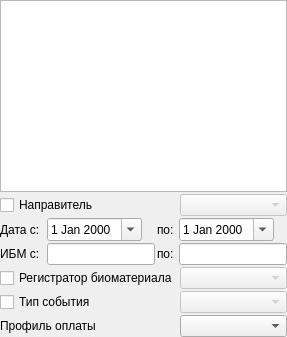
             <widget class="QWidget" name="pnlResultTissueTypePeriodEventType" native="true">
              <layout class="QGridLayout" name="gridLayout_10">
               <property name="margin">
                <number>0</number>
               </property>
               <property name="spacing">
                <number>2</number>
               </property>
               <item row="0" column="0" colspan="4">
                <widget class="CTableView" name="tblResultTissueType"/>
               </item>
               <item row="4" column="0">
                <widget class="QCheckBox" name="chkResultEventType">
                 <property name="sizePolicy">
                  <sizepolicy hsizetype="Maximum" vsizetype="Fixed">
                   <horstretch>0</horstretch>
                   <verstretch>0</verstretch>
                  </sizepolicy>
                 </property>
                 <property name="text">
                  <string>Тип события</string>
                 </property>
                </widget>
               </item>
               <item row="2" column="0" colspan="4">
                <widget class="QWidget" name="pnlResultPeriod" native="true">
                 <layout class="QGridLayout" name="gridLayout_14">
                  <property name="margin">
                   <number>0</number>
                  </property>
                  <property name="spacing">
                   <number>2</number>
                  </property>
                  <item row="0" column="0">
                   <widget class="QLabel" name="lblResultFrom">
                    <property name="sizePolicy">
                     <sizepolicy hsizetype="Maximum" vsizetype="Preferred">
                      <horstretch>0</horstretch>
                      <verstretch>0</verstretch>
                     </sizepolicy>
                    </property>
                    <property name="text">
                     <string>Дата с: </string>
                    </property>
                   </widget>
                  </item>
                  <item row="0" column="2">
                   <widget class="CDateEdit" name="edtResultDateFrom">
                    <property name="sizePolicy">
                     <sizepolicy hsizetype="Maximum" vsizetype="Fixed">
                      <horstretch>0</horstretch>
                      <verstretch>0</verstretch>
                     </sizepolicy>
                    </property>
                    <property name="calendarPopup">
                     <bool>true</bool>
                    </property>
                   </widget>
                  </item>
                  <item row="0" column="3">
                   <widget class="QLabel" name="lblResultTo">
                    <property name="sizePolicy">
                     <sizepolicy hsizetype="Maximum" vsizetype="Preferred">
                      <horstretch>0</horstretch>
                      <verstretch>0</verstretch>
                     </sizepolicy>
                    </property>
                    <property name="text">
                     <string>по: </string>
                    </property>
                   </widget>
                  </item>
                  <item row="0" column="4">
                   <widget class="CDateEdit" name="edtResultDateTo">
                    <property name="sizePolicy">
                     <sizepolicy hsizetype="Maximum" vsizetype="Fixed">
                      <horstretch>0</horstretch>
                      <verstretch>0</verstretch>
                     </sizepolicy>
                    </property>
                    <property name="calendarPopup">
                     <bool>true</bool>
                    </property>
                   </widget>
                  </item>
                  <item row="1" column="0" colspan="2">
                   <widget class="QLabel" name="lblResultTissueIdentifierFrom">
                    <property name="sizePolicy">
                     <sizepolicy hsizetype="Maximum" vsizetype="Preferred">
                      <horstretch>0</horstretch>
                      <verstretch>0</verstretch>
                     </sizepolicy>
                    </property>
                    <property name="text">
                     <string>ИБМ с: </string>
                    </property>
                   </widget>
                  </item>
                  <item row="1" column="2">
                   <widget class="QLineEdit" name="edtResultTissueIdentifierFrom">
                    <property name="sizePolicy">
                     <sizepolicy hsizetype="Expanding" vsizetype="Fixed">
                      <horstretch>0</horstretch>
                      <verstretch>0</verstretch>
                     </sizepolicy>
                    </property>
                    <property name="toolTip">
                     <string>Идентификатор биоматериала, нижняя граница
Если отсутствует верхняя граница('по') проверяет не полное вхождение</string>
                    </property>
                   </widget>
                  </item>
                  <item row="1" column="3">
                   <widget class="QLabel" name="lblResultTissueIdentifierTo">
                    <property name="sizePolicy">
                     <sizepolicy hsizetype="Maximum" vsizetype="Preferred">
                      <horstretch>0</horstretch>
                      <verstretch>0</verstretch>
                     </sizepolicy>
                    </property>
                    <property name="text">
                     <string>по: </string>
                    </property>
                   </widget>
                  </item>
                  <item row="1" column="4">
                   <widget class="QLineEdit" name="edtResultTissueIdentifierTo">
                    <property name="sizePolicy">
                     <sizepolicy hsizetype="Expanding" vsizetype="Fixed">
                      <horstretch>0</horstretch>
                      <verstretch>0</verstretch>
                     </sizepolicy>
                    </property>
                    <property name="toolTip">
                     <string>Идентификатор биоматериала, верхняя граница</string>
                    </property>
                   </widget>
                  </item>
                 </layout>
                </widget>
               </item>
               <item row="4" column="1" colspan="3">
                <widget class="CRBComboBox" name="cmbResultEventType">
                 <property name="enabled">
                  <bool>false</bool>
                 </property>
                 <property name="sizePolicy">
                  <sizepolicy hsizetype="Expanding" vsizetype="Fixed">
                   <horstretch>0</horstretch>
                   <verstretch>0</verstretch>
                  </sizepolicy>
                 </property>
                </widget>
               </item>
               <item row="3" column="0">
                <widget class="QCheckBox" name="chkResultTissueRegistrator">
                 <property name="sizePolicy">
                  <sizepolicy hsizetype="Maximum" vsizetype="Fixed">
                   <horstretch>0</horstretch>
                   <verstretch>0</verstretch>
                  </sizepolicy>
                 </property>
                 <property name="text">
                  <string>Регистратор биоматериала</string>
                 </property>
                </widget>
               </item>
               <item row="3" column="1" colspan="3">
                <widget class="CPersonComboBoxEx" name="cmbResultTissueRegistrator">
                 <property name="enabled">
                  <bool>false</bool>
                 </property>
                </widget>
               </item>
               <item row="5" column="0">
                <widget class="QLabel" name="lblResultService">
                 <property name="sizePolicy">
                  <sizepolicy hsizetype="Maximum" vsizetype="Preferred">
                   <horstretch>0</horstretch>
                   <verstretch>0</verstretch>
                  </sizepolicy>
                 </property>
                 <property name="text">
                  <string>Профиль оплаты</string>
                 </property>
                </widget>
               </item>
               <item row="5" column="1" colspan="3">
                <widget class="CRBServiceComboBox" name="cmbResultService"/>
               </item>
               <item row="1" column="0">
                <widget class="QCheckBox" name="chkResultRelegateOrg">
                 <property name="sizePolicy">
                  <sizepolicy hsizetype="Preferred" vsizetype="Fixed">
                   <horstretch>0</horstretch>
                   <verstretch>0</verstretch>
                  </sizepolicy>
                 </property>
                 <property name="text">
                  <string>Направитель</string>
                 </property>
                </widget>
               </item>
               <item row="1" column="1" colspan="3">
                <widget class="COrgComboBox" name="cmbResultRelegateOrg">
                 <property name="enabled">
                  <bool>false</bool>
                 </property>
                 <property name="sizePolicy">
                  <sizepolicy hsizetype="Expanding" vsizetype="Fixed">
                   <horstretch>0</horstretch>
                   <verstretch>0</verstretch>
                  </sizepolicy>
                 </property>
                </widget>
               </item>
              </layout>
             </widget>
